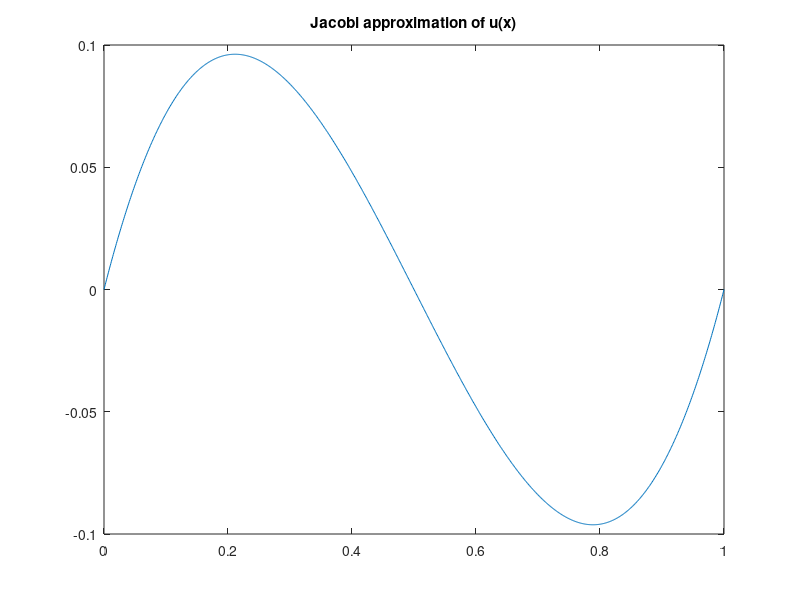

The MATLAB source for this figure:
y = load('data3.txt');
x = linspace(0,1,1002);
u = x-3*x.^2+2*x.^3;
plot(x,u);
title('Jacobi approximation of u(x)');
